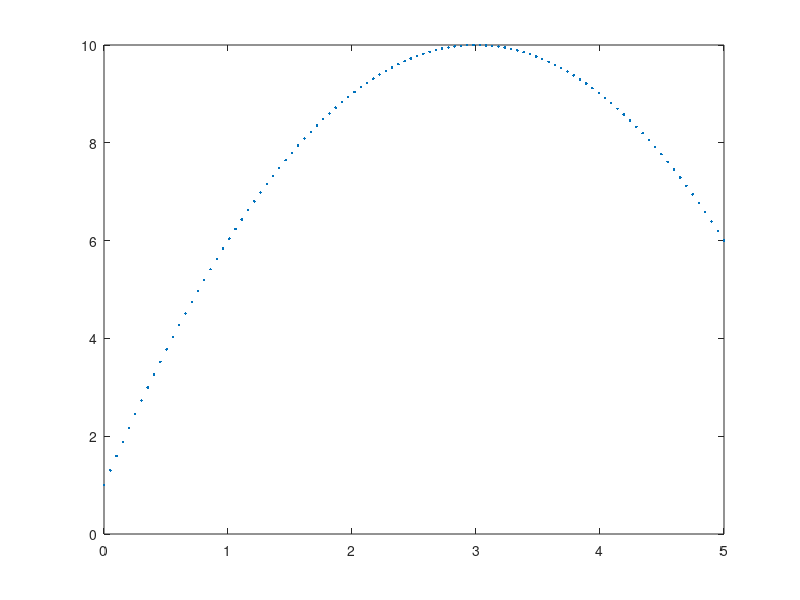

This figure's MATLAB source:
clc, clearvars, close all

% A) What is the maximum value of the following equation on the
% range 0 <x < 5
% y =-(x-3)^2 +10
% B) What is the minimum of the function?
% C) At what x-value does the maximum -value occur?
% D) What is y(20.7)?

% A soln : 
x=linspace(0,5) %gives 100 values which are 
% equally apart from 0 - 5

% y=-(x-3)^2; here if we do this matlab 
% then, matlab think it is multiplication
% between matrix, which is not true,

% since we only need the square of each element so 
% we use the . in between () and ^ sign 
y=(-(x-3).^2)+10;
message1="y values: ";
% message1
% y

plot(x,y,'.')
max(y)

%B Ans: 
min(y)

% C Ans: 
[maxmVal,I]=max(y)

